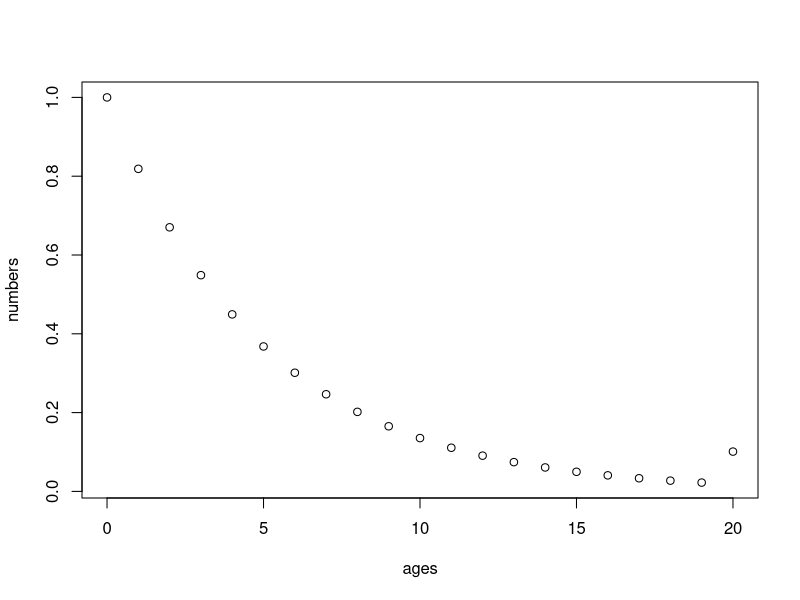
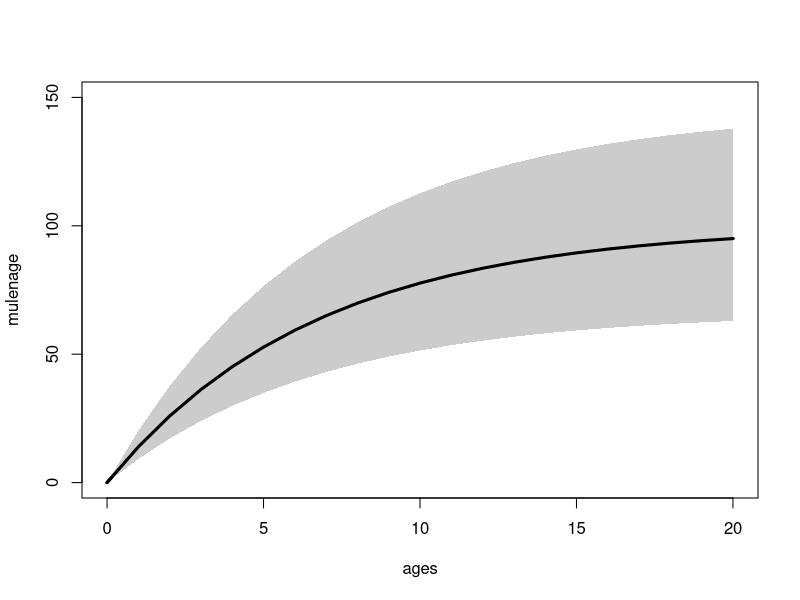
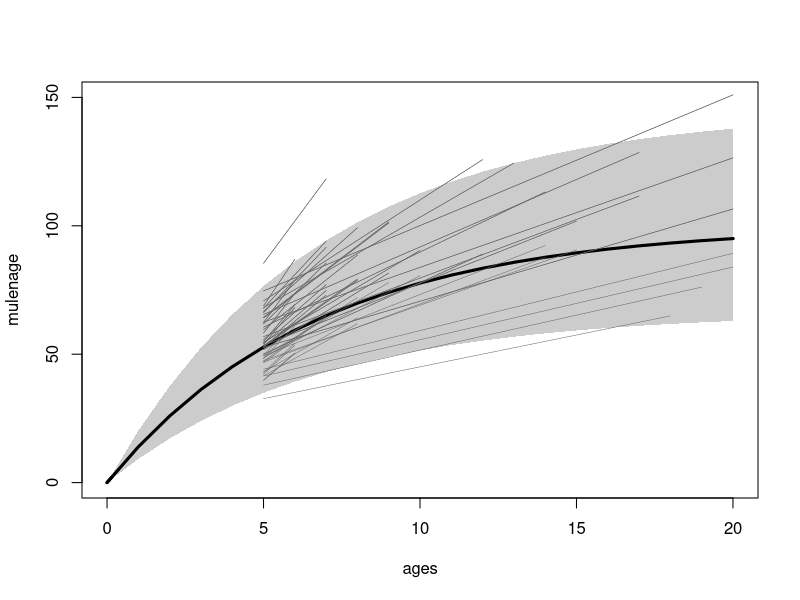
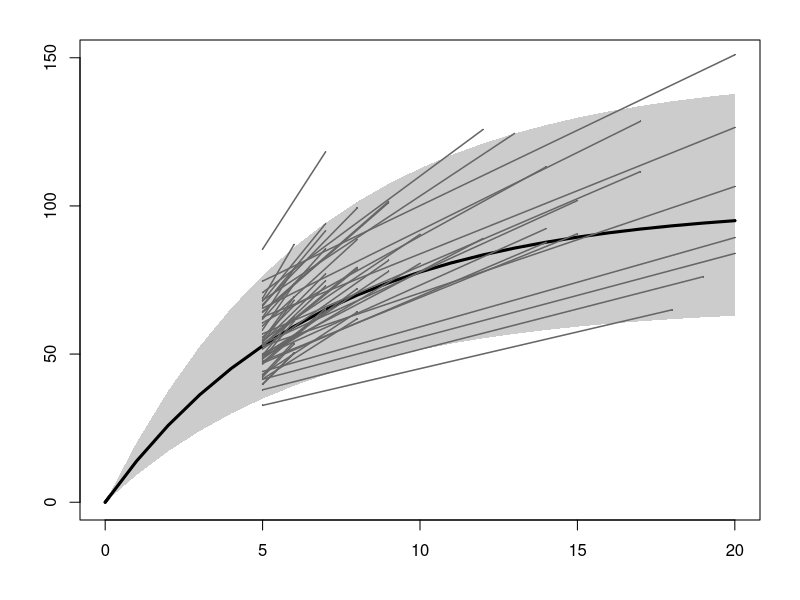
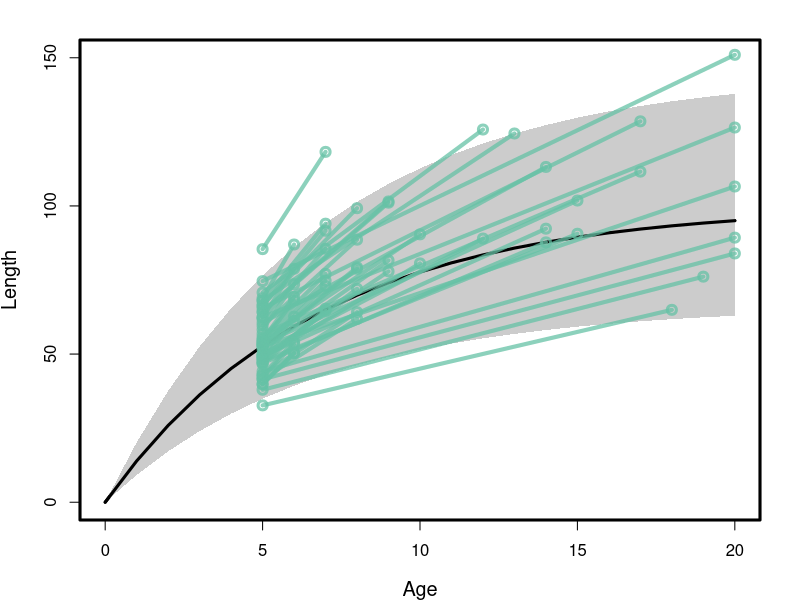
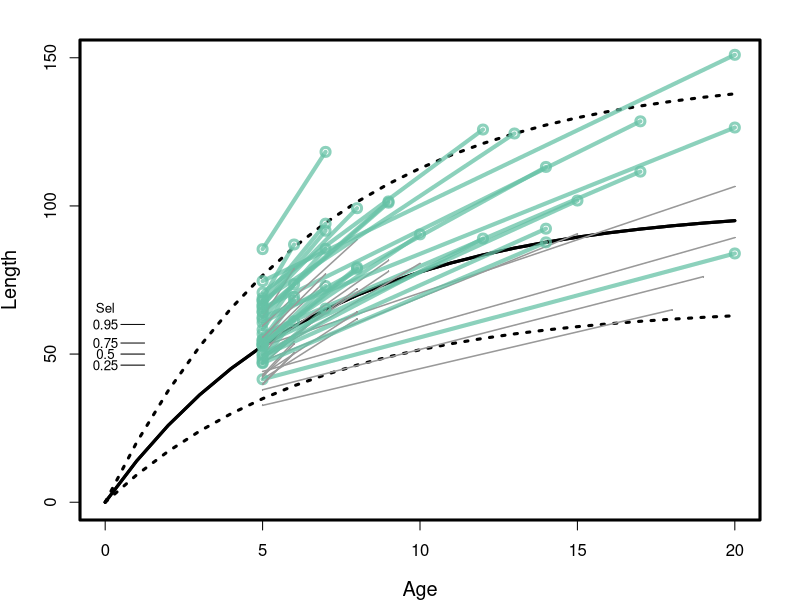
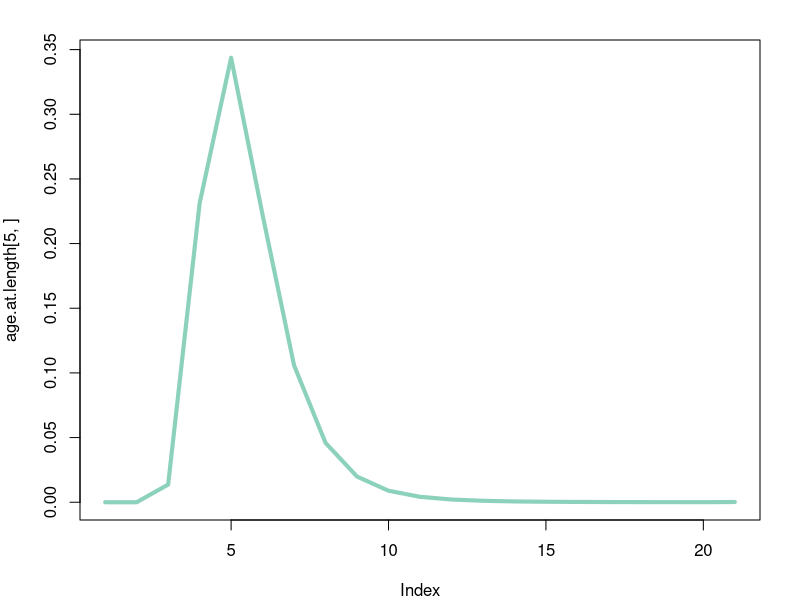
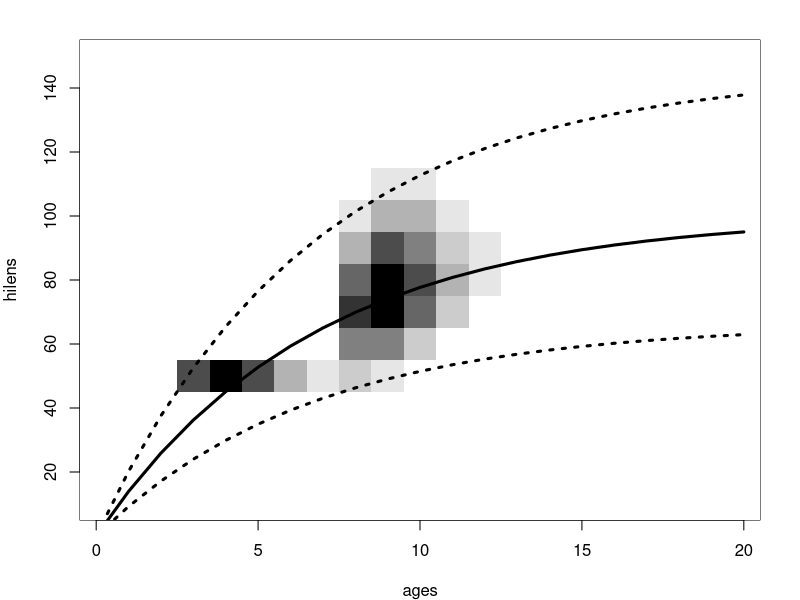

Source code (R) for these figures, in order: (Note: this script raises an error after producing the figures.)
###########################
#' Plot growth increment figure for CAPAM presentation
#' @date 31st OCtober 2014
#' @author Gavin Fay
############################

M <- 0.2
maxage <- 20
numbers <- rep(NA,(maxage+1))
ages <- 0:maxage

numbers <- exp(-1*M*ages)
numbers[length(numbers)] <- 
  numbers[length(numbers)]/(1-exp(-1*M))
plot(numbers~ages)

linf <- 100
vbk <- 0.15
cvlenage <- 0.2
tzero <- 0

mulenage <- linf*(1-exp(-1*vbk*(ages-tzero)))
sdlenage <- cvlenage*mulenage
lolenage <- mulenage*qlnorm(0.025,meanlog=-0.5*cvlenage^2,sdlog=cvlenage)
hilenage <- mulenage*qlnorm(0.975,meanlog=-0.5*cvlenage^2,sdlog=cvlenage)
par(mfrow=c(1,1))
plot(mulenage~ages,type='l',lwd=3,ylim=c(0,linf*1.5))
polygon(c(ages,rev(ages)),c(lolenage,rev(hilenage)),col=gray(0.8),border=NA)
lines(mulenage~ages,lwd=3)

num.recaps <- 50
release.age <- 5
recap.ages <- sample((release.age+1):maxage,num.recaps,replace=TRUE,
                     prob=numbers[(release.age+2):(maxage+1)])
release.ages <- rep(release.age,length(recap.ages))
release.lengths <- 
  mulenage[which(ages==release.age)]*rlnorm(num.recaps,meanlog=-0.5*cvlenage^2,
                                            sdlog=cvlenage)
recap.lengths <- 
  mulenage[recap.ages+1]*rlnorm(num.recaps,meanlog=-0.5*cvlenage^2,
                                            sdlog=cvlenage)

#recap.lengths <- 
#  release.lengths+(release.lengths-linf)*(exp(-1*vbk*(recap.ages-release.ages
#    ))-1)*rlnorm(num.recaps,meanlog=-0.5*cvlenage^2,sdlog=cvlenage)

for (i in 1:num.recaps)
{
  pilinf <- plnorm(release.lengths[i],
  meanlog=log(mulenage[release.ages[i]])+0.5*cvlenage^2,sdlog=cvlenage)
  ilinf <- linf*qlnorm(pilinf,meanlog=-0.5*cvlenage^2,sdlog=cvlenage)
  recap.lengths[i] <- ilinf*(1-exp(-1*vbk*(recap.ages[i]-tzero)))
}

#par(mfrow=c(2,2))
#hist(release.lengths)
#hist(recap.lengths)
par(mfrow=c(1,1))
plot(mulenage~ages,type='l',lwd=3,ylim=c(0,linf*1.5))
polygon(c(ages,rev(ages)),c(lolenage,rev(hilenage)),col=gray(0.8),border=NA)
lines(mulenage~ages,lwd=3)
for (i in 1:num.recaps)
 if (release.lengths[i]>50)
  lines(c(release.ages[i],recap.ages[i]),c(release.lengths[i],recap.lengths[i]),
        lwd=0.5,col=gray(0.4))
for (i in 1:num.recaps)
    lines(c(release.ages[i],recap.ages[i]),c(release.lengths[i],recap.lengths[i]),
          lwd=0.5,col=gray(0.4))

#for (i in 1:num.recaps)
#  if (release.lengths[i]<50)
#    lines(c(release.ages[i],recap.ages[i]),c(release.lengths[i],
#                                      recap.lengths[i]),lwd=0.5,col=gray(0.1))


len50 <- 50
len95 <- 60

selex.release <- 1./(1+exp(-1*log(19)*(release.lengths-len50)/(len95-len50)))
selex.recap <- 1./(1+exp(-1*log(19)*(recap.lengths-len50)/(len95-len50)))

is.release.sel <- rbinom(num.recaps,size=1,prob=selex.release)
is.recap.sel <- rbinom(num.recaps,size=1,prob=selex.recap)
is.recap.sel[is.release.sel==0] <- 0

#points and lines for all tag releases/recaptures
par(mfrow=c(1,1),oma=c(2,2,0,0),mar=c(2,2,2,2))
plot(mulenage~ages,type='l',lwd=3,ylim=c(0,linf*1.5),xlab="Age",ylab="Length")
polygon(c(ages,rev(ages)),c(lolenage,rev(hilenage)),col=gray(0.8),border=NA)
lines(mulenage~ages,lwd=3)
for (i in 1:num.recaps)
{
  #if (release.lengths[i]>50)
  #points(release.ages[i],release.lengths[i],col="orange",pch=1)  
  lines(c(release.ages[i],recap.ages[i]),c(release.lengths[i],recap.lengths[i]),
          lwd=1.5,col=gray(0.4))
 points(release.ages[i],release.lengths[i],col=gray(0.4),pch=16,lwd=2.5,cex=0.25)
 points(recap.ages[i],recap.lengths[i],col=gray(0.4),pch=16,lwd=2.5,cex=0.25)  
  }

#point color
tempcol<-col2rgb("orange")/255
tempcol <-  col2rgb("#66c2a5")/255 #,
#tempcol <-  col2rgb("#fc8d62")/255
#tempcol <-  col2rgb("#8da0cb")/255
col.use <- rgb(tempcol[1,1],tempcol[2,1],tempcol[3,1],alpha=0.75)
#col.use <- #c(
#tempcol <-  "#66c2a5" #,
#  "#fc8d62",
#  "#8da0cb")

#points and lines for all tag releases/recaptures
par(mfrow=c(1,1),oma=c(0,0,0,0),mar=c(4,4,2,2))
plot(mulenage~ages,type='l',lwd=3,ylim=c(0,linf*1.5),xlab="Age",ylab="Length",
     cex.lab=1.2)
box(lwd=3)
polygon(c(ages,rev(ages)),c(lolenage,rev(hilenage)),col=gray(0.8),border=NA)
lines(mulenage~ages,lwd=3)
for (i in 1:num.recaps)
{
  #if (release.lengths[i]>50)
  #points(release.ages[i],release.lengths[i],col="orange",pch=1)  
  lines(c(release.ages[i],recap.ages[i]),c(release.lengths[i],recap.lengths[i]),
        lwd=4,col=col.use)
  points(release.ages[i],release.lengths[i],col=col.use,pch=1,lwd=3,cex=1.2)
  points(recap.ages[i],recap.lengths[i],col=col.use,pch=1,lwd=3,cex=1.2)
}



#plot only those that are selected
par(mfrow=c(1,1),oma=c(0,0,0,0),mar=c(4,4,2,2))
plot(mulenage~ages,type='l',lwd=3,ylim=c(0,linf*1.5),xlab="Age",ylab="Length",
     cex.lab=1.2)
box(lwd=3)
#polygon(c(ages,rev(ages)),c(lolenage,rev(hilenage)),col=gray(0.8),border=NA)
lines(mulenage~ages,lwd=3)
lines(lolenage~ages,lwd=3,lty=3)
lines(hilenage~ages,lwd=3,lty=3)

for (i in 1:num.recaps)
{
  #points(release.ages[i],release.lengths[i],col=gray(0.4),pch=1)
  #points(recap.ages[i],recap.lengths[i],col=gray(0.4),pch=1)    
  if (is.recap.sel[i]==0)
    {lines(c(release.ages[i],recap.ages[i]),c(release.lengths[i],recap.lengths[i]),
        lwd=1.5,col=gray(0.6))    
    points(release.ages[i],release.lengths[i],col=gray(0.6),pch=16,lwd=2.5,cex=0.25)
    points(recap.ages[i],recap.lengths[i],col=gray(0.6),pch=16,lwd=2.5,cex=0.25)  
  }
  if (is.recap.sel[i]==1)
  {
#  points(release.ages[i],release.lengths[i],col=col.use,pch=1)  
  lines(c(release.ages[i],recap.ages[i]),c(release.lengths[i],recap.lengths[i]),
        lwd=4,col=col.use)
  points(release.ages[i],release.lengths[i],col=col.use,pch=1,lwd=3,cex=1.2)
  points(recap.ages[i],recap.lengths[i],col=col.use,pch=1,lwd=3,cex=1.2)  
  }
}

selex <- c(seq(0.1,0.9,0.1),0.99)
selex <- c(seq(0.25,0.75,0.25),0.95)

plot.lens <- len50-1*log((1/selex)-1)*(len95-len50)/log(19)

for (i in 1:length(selex))
 {
  text(0,plot.lens[i],selex[i],cex=0.8)
  lines(c(0.5,1.25),rep(plot.lens[i],2),lwd=1)
 }
plot.lens <- len50-1*log((1/0.99)-1)*(len95-len50)/log(19)
text(0,plot.lens,"Sel",cex=0.8)

dlnorm(50,meanlog=mulenage[6]+0.5*cvlenage^2,sdlog=cvlenage)
qlnorm(50/mulenage[6],meanlog=0.5*cvlenage^2,sdlog=cvlenage)


hilens <- seq(10,150,10)
agelenfreq <- array(0,dim=c(length(hilens),(maxage+1)))

for (age in 0:maxage)
 {
  agelenfreq[,age+1] <- 
    plnorm(hilens,meanlog=log(mulenage[age+1])-0.5*cvlenage^2,sdlog=cvlenage)
  agelenfreq[-1,age+1] <- diff(agelenfreq[,age+1])
  agelenfreq[,age+1] <- numbers[age+1]*agelenfreq[,age+1]
}
age.at.length <- agelenfreq
for (i in 1:nrow(agelenfreq))
  age.at.length[i,] <- age.at.length[i,]/sum(age.at.length[i,])

#age-at-length for 40-50cm fish
plot(age.at.length[5,],type='l',lwd=4,col=col.use)
# time at liberty = 5 years
liberty = 5
z1matrix <- age.at.length
z1matrix[,] <- 0
z2matrix <- z1matrix
z1matrix[5,] <- age.at.length[5,]
agefreq <-  z1matrix[5,]
for (iyr in 1:liberty)
 {
  agefreq[maxage+1] <- agefreq[maxage+1]*exp(-M) + agefreq[maxage]*exp(-M)
  for (age in maxage:2)
   agefreq[age] <- agefreq[age-1]*exp(-M)
  agefreq[1] <- 0
 }
for (age in 1:(maxage+1))
 z2matrix[,age] <- agefreq[age]*agelenfreq[,age]/sum(agelenfreq[,age])
z2matrix[,] <- z2matrix[,]/sum(z2matrix)

image(x=ages,y=hilens,z=t(z1matrix/max(z1matrix)+z2matrix/max(z2matrix)),col=gray(seq(1,0,-0.1)))

#polygon(c(ages,rev(ages)),c(lolenage,rev(hilenage)),col=gray(0.8),border=NA)
lines(mulenage~ages,lwd=3)
lines(lolenage~ages,lwd=3,lty=3)
lines(hilenage~ages,lwd=3,lty=3)

#tempcol <-  col2rgb("#fc8d62")/255
#tempcol <-  col2rgb("#8da0cb")/255
#col.use <- rgb(tempcol[1,1],tempcol[2,1],tempcol[3,1],alpha=0.75)
tempcol <- col2rgb(gray(seq(1,0,-0.1)))/255
col.use <- rgb(tempcol[1,],tempcol[2,],tempcol[3,],alpha=0.75)
#image(x=ages,y=hilens,z=t(z2matrix),col=col.use)

z3matrix <- z2matrix
lolens <- c(0,hilens[-length(hilens)])
midlens <- lolens+(hilens-lolens)/2
selex <- 1./(1+exp(-1*log(19)*(midlens-len50)/(len95-len50)))
for (irow in 1:nrow(z3matrix))
  z3matrix[irow,] <- selex*z3matrix[irow,]

tempcol <- col2rgb(gray(seq(1,0,-0.1)))/255
col.use <- rgb(tempcol[1,],tempcol[2,],tempcol[3,],alpha=0.75)
image(x=ages,y=hilens,z=t(z3matrix),col=col.use,xlab="Age",ylab="Length")

cols <- c("#ffffff","#fc8d62")
nucols <- gradient_n_pal(cols)(seq(0, 1, length = 11))
tempcol <- col2rgb(nucols)/255
col.use <- rgb(tempcol[1,],tempcol[2,],tempcol[3,],alpha=0.5)
image(x=ages,y=hilens,z=t(z1matrix),col=col.use,xlab="Age",ylab="Length",add=TRUE)

lines(mulenage~ages,lwd=3)
lines(lolenage~ages,lwd=3,lty=3)
lines(hilenage~ages,lwd=3,lty=3)
box(lwd=3)

num.recaps2 <- 5
rel.age <- sample(ages,num.recaps2,replace=TRUE,prob=z1matrix[5,])
recap.ages2 <- rel.age + liberty
recap.lengths2 <- 
  mulenage[recap.ages2+1]*rlnorm(num.recaps2,meanlog=-0.5*cvlenage^2,
                                sdlog=cvlenage)
tempcol <-  col2rgb("#66c2a5")/255
col.use <- rgb(tempcol[1,1],tempcol[2,1],tempcol[3,1],alpha=1)
for (i in 1:(num.recaps2))
{
  lines(c(rel.age[i],recap.ages2[i]),c(hilens[5],recap.lengths2[i]),
        lwd=4,col=col.use)
  points(rel.age[i],hilens[5],col=col.use,pch=1,lwd=3,cex=1.2)
  points(recap.ages2[i],recap.lengths2[i],col=col.use,pch=1,lwd=3,cex=1.2)
}
